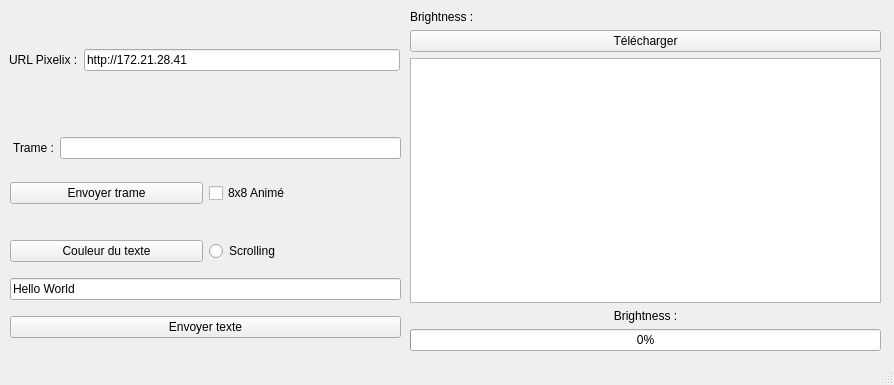
<?xml version="1.0" encoding="UTF-8"?>
<ui version="4.0">
 <class>fenetre</class>
 <widget class="QMainWindow" name="fenetre">
  <property name="geometry">
   <rect>
    <x>0</x>
    <y>0</y>
    <width>894</width>
    <height>385</height>
   </rect>
  </property>
  <property name="windowTitle">
   <string>Paramètrage pour afficheur Pixelix</string>
  </property>
  <widget class="QWidget" name="centralwidget">
   <widget class="QWidget" name="verticalLayoutWidget">
    <property name="geometry">
     <rect>
      <x>9</x>
      <y>10</y>
      <width>391</width>
      <height>101</height>
     </rect>
    </property>
    <layout class="QVBoxLayout" name="verticalLayout" stretch="0">
     <item>
      <layout class="QHBoxLayout" name="horizontalLayout">
       <item>
        <widget class="QLabel" name="urlLabel">
         <property name="text">
          <string>URL Pixelix :</string>
         </property>
        </widget>
       </item>
       <item>
        <widget class="QLineEdit" name="urlEdit">
         <property name="text">
          <string>http://172.21.28.41</string>
         </property>
        </widget>
       </item>
      </layout>
     </item>
    </layout>
   </widget>
   <widget class="QWidget" name="verticalLayoutWidget_2">
    <property name="geometry">
     <rect>
      <x>10</x>
      <y>230</y>
      <width>391</width>
      <height>121</height>
     </rect>
    </property>
    <layout class="QVBoxLayout" name="verticalLayout_2">
     <item>
      <layout class="QHBoxLayout" name="horizontalLayout_2">
       <item>
        <widget class="QPushButton" name="couleurButton">
         <property name="text">
          <string>Couleur du texte</string>
         </property>
        </widget>
       </item>
       <item>
        <widget class="QRadioButton" name="ScrollButton">
         <property name="text">
          <string>Scrolling</string>
         </property>
        </widget>
       </item>
      </layout>
     </item>
     <item>
      <widget class="QLineEdit" name="send_txt">
       <property name="text">
        <string>Hello World</string>
       </property>
      </widget>
     </item>
     <item>
      <widget class="QPushButton" name="envoyerButton">
       <property name="text">
        <string>Envoyer texte</string>
       </property>
      </widget>
     </item>
    </layout>
   </widget>
   <widget class="QWidget" name="verticalLayoutWidget_3">
    <property name="geometry">
     <rect>
      <x>410</x>
      <y>10</y>
      <width>471</width>
      <height>341</height>
     </rect>
    </property>
    <layout class="QVBoxLayout" name="verticalLayout_3">
     <item>
      <widget class="QLabel" name="configLabel">
       <property name="text">
        <string>Brightness :</string>
       </property>
      </widget>
     </item>
     <item>
      <widget class="QPushButton" name="telechargementButton">
       <property name="text">
        <string>Télécharger</string>
       </property>
      </widget>
     </item>
     <item>
      <widget class="QTextBrowser" name="textBrowser"/>
     </item>
     <item>
      <widget class="QLabel" name="brightnessLabel">
       <property name="text">
        <string>Brightness :</string>
       </property>
       <property name="alignment">
        <set>Qt::AlignCenter</set>
       </property>
      </widget>
     </item>
     <item>
      <widget class="QProgressBar" name="brightnessprogressBar">
       <property name="value">
        <number>0</number>
       </property>
      </widget>
     </item>
    </layout>
   </widget>
   <widget class="QWidget" name="verticalLayoutWidget_4">
    <property name="geometry">
     <rect>
      <x>10</x>
      <y>120</y>
      <width>391</width>
      <height>101</height>
     </rect>
    </property>
    <layout class="QVBoxLayout" name="verticalLayout_4" stretch="0,0">
     <item>
      <layout class="QHBoxLayout" name="horizontalLayout_3">
       <item>
        <widget class="QLabel" name="TrameLabel">
         <property name="text">
          <string> Trame :</string>
         </property>
        </widget>
       </item>
       <item>
        <widget class="QLineEdit" name="TrameEdit">
         <property name="text">
          <string/>
         </property>
        </widget>
       </item>
      </layout>
     </item>
     <item>
      <layout class="QHBoxLayout" name="horizontalLayout_4">
       <item>
        <widget class="QPushButton" name="EnvoyerButtonTrame">
         <property name="text">
          <string>Envoyer trame</string>
         </property>
        </widget>
       </item>
       <item>
        <widget class="QCheckBox" name="checkAnim">
         <property name="text">
          <string>8x8 Animé</string>
         </property>
        </widget>
       </item>
      </layout>
     </item>
    </layout>
   </widget>
  </widget>
  <widget class="QStatusBar" name="statusbar"/>
 </widget>
 <resources/>
 <connections>
  <connection>
   <sender>telechargementButton</sender>
   <signal>clicked()</signal>
   <receiver>fenetre</receiver>
   <slot>telecharger_brightness()</slot>
   <hints>
    <hint type="sourcelabel">
     <x>412</x>
     <y>56</y>
    </hint>
    <hint type="destinationlabel">
     <x>279</x>
     <y>109</y>
    </hint>
   </hints>
  </connection>
  <connection>
   <sender>envoyerButton</sender>
   <signal>clicked()</signal>
   <receiver>fenetre</receiver>
   <slot>envoyer_txt()</slot>
   <hints>
    <hint type="sourcelabel">
     <x>284</x>
     <y>349</y>
    </hint>
    <hint type="destinationlabel">
     <x>363</x>
     <y>297</y>
    </hint>
   </hints>
  </connection>
  <connection>
   <sender>couleurButton</sender>
   <signal>clicked()</signal>
   <receiver>fenetre</receiver>
   <slot>choixcouleur()</slot>
   <hints>
    <hint type="sourcelabel">
     <x>124</x>
     <y>271</y>
    </hint>
    <hint type="destinationlabel">
     <x>131</x>
     <y>297</y>
    </hint>
   </hints>
  </connection>
  <connection>
   <sender>urlEdit</sender>
   <signal>textChanged(QString)</signal>
   <receiver>fenetre</receiver>
   <slot>changer_url()</slot>
   <hints>
    <hint type="sourcelabel">
     <x>164</x>
     <y>61</y>
    </hint>
    <hint type="destinationlabel">
     <x>126</x>
     <y>97</y>
    </hint>
   </hints>
  </connection>
  <connection>
   <sender>EnvoyerButtonTrame</sender>
   <signal>clicked()</signal>
   <receiver>fenetre</receiver>
   <slot>envoyer_Trame()</slot>
   <hints>
    <hint type="sourcelabel">
     <x>207</x>
     <y>201</y>
    </hint>
    <hint type="destinationlabel">
     <x>208</x>
     <y>184</y>
    </hint>
   </hints>
  </connection>
 </connections>
 <slots>
  <slot>telecharger_brightness()</slot>
  <slot>envoyer_txt()</slot>
  <slot>choixcouleur()</slot>
  <slot>changer_url()</slot>
  <slot>envoyer_Trame()</slot>
  <slot>setTrame()</slot>
 </slots>
</ui>
